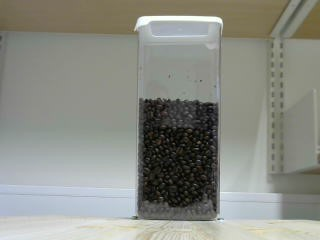
#> input picture testImg.jpg, 320 x 240 px
$ python imageTest.py
#> lines starting #> are read from the running program, lines starting #| are printed output that depends on the picture; after the words box and inside, x2 and y2 are one past the last pixel; in counts of white or black regions, pixels touching at a corner belong together
import numpy as np
import cv2 as cv
from matplotlib import pyplot as plt

img = cv.imread('testImg.jpg',0)
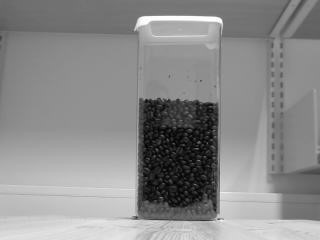
#> img: shape (240, 320); min 0, max 255, mean 139.6

edges = cv.Canny(img,50,500)
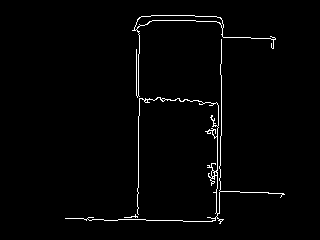
#> edges: shape (240, 320); 1.8% white in thin lines or dots, all inside (x1, y1, x2, y2) = (65, 15, 285, 224)
plt.subplot(121),plt.imshow(img,cmap = 'gray')
plt.title('Original Image'), plt.xticks([]), plt.yticks([])
plt.subplot(122),plt.imshow(edges,cmap = 'gray')
plt.title('Edge Image'), plt.xticks([]), plt.yticks([])
plt.show()
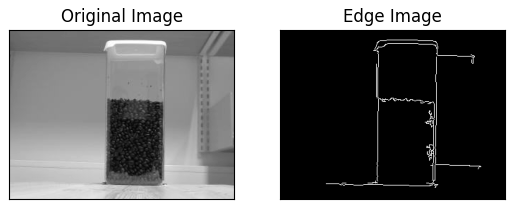
#> figure drawn by matplotlib, 2 panels
